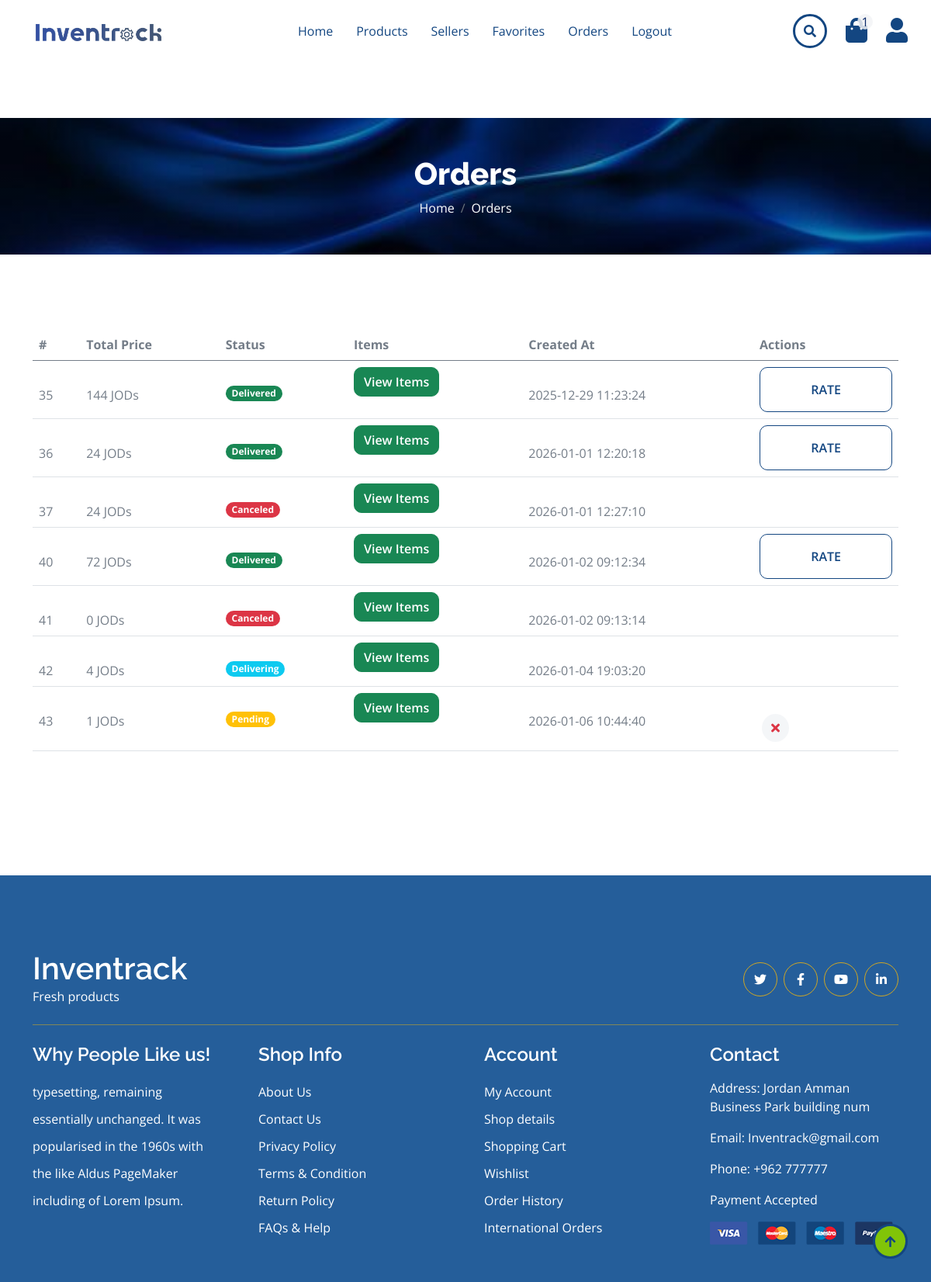
The page /Site/Orders.php (signed in) on the database its author committed.
### tables this page shows
CREATE TABLE `orders` (
  `id` int(11) NOT NULL,
  `buyer_id` int(11) NOT NULL,
  `status_id` int(11) NOT NULL DEFAULT 1,
  `total_price` double NOT NULL,
  `created_at` timestamp NOT NULL DEFAULT current_timestamp()
);

CREATE TABLE `statuses` (
  `id` int(11) NOT NULL,
  `name` varchar(191) NOT NULL
);

### Site/Orders.php (the view, shortened to what this page needs)
<?php
    include "../Connect.php";
    $B_ID = $_SESSION['B_ID'];
    if ($B_ID) {
        $sql211 = mysqli_query($con, "SELECT COUNT(id) AS cart_count FROM carts WHERE buyer_id = '$B_ID'");
        $row211 = mysqli_fetch_array($sql211);
        $cart_count = $row211['cart_count'];
    }
?>
<!DOCTYPE html>
<html lang="en">
    <head>
        <link rel="stylesheet" href="https://use.fontawesome.com/releases/v5.15.4/css/all.css"/>
        <link href="https://cdn.jsdelivr.net/npm/bootstrap-icons@1.4.1/font/bootstrap-icons.css" rel="stylesheet">
        <link href="lib/lightbox/css/lightbox.min.css" rel="stylesheet">
        <link href="lib/owlcarousel/assets/owl.carousel.min.css" rel="stylesheet">
        <link href="css/bootstrap.min.css" rel="stylesheet">
        <link href="css/style.css" rel="stylesheet">
    </head>
    <body>
        <div class="container-fluid fixed-top">
            <div class="container px-0">
            <nav class="navbar navbar-light bg-white navbar-expand-xl">
            <a href="index.php" class="navbar-brand d-flex align-items-center">
    <img src="../assets/img/Logo.png" class="logo-inventrack" alt="Inventrack">
</a>
                    <div class="collapse navbar-collapse bg-white" id="navbarCollapse">
                        <div class="navbar-nav mx-auto">
                            <a href="index.php" class="nav-item nav-link ">Home</a>
                            <a href="Products.php" class="nav-item nav-link">Products</a>
                            <a href="Sellers.php" class="nav-item nav-link">Sellers</a>
                            <?php if ($B_ID) {?>
                                <a href="Favorites.php" class="nav-item nav-link">Favorites</a>
                                <?php }?>
                            <?php if ($B_ID) {?>
                                <a href="Orders.php" class="nav-item nav-link active">Orders</a>
                            <?php }?>
<?php if (! $B_ID) {?>
                            <a href="../Login.php" class="nav-item nav-link">Login</a>
                            <?php } else {?>
                                <a href="./Logout.php" class="nav-item nav-link">Logout</a>
                            <?php }?>
                        </div>
                        <?php if ($B_ID) {?>
<div class="d-flex m-3 me-0">
    <button class="btn-search btn border border-secondary btn-md-square rounded-circle bg-white me-4" data-bs-toggle="modal" data-bs-target="#searchModal"><i class="fas fa-search text-primary"></i></button>
    <a href="./Cart.php" class="position-relative me-4 my-auto">
        <i class="fa fa-shopping-bag fa-2x"></i>
        <span class="position-absolute bg-secondary rounded-circle d-flex align-items-center justify-content-center text-dark px-1" style="top: -5px; left: 15px; height: 20px; min-width: 20px;"><?php echo $cart_count ?></span>
    </a>
    <a href="./Profile.php" class="my-auto">
        <i class="fas fa-user fa-2x"></i>
    </a>
</div>
<?php }?>
                    </div>
                </nav>
            </div>
        </div>
        <div class="container-fluid page-header py-5">
            <h1 class="text-center text-white display-6">Orders</h1>
            <ol class="breadcrumb justify-content-center mb-0">
                <li class="breadcrumb-item"><a href="./index.php" style="color: #fff !important;">Home</a></li>
                <li class="breadcrumb-item active text-white" style="color: #fff !important;">Orders</li>
            </ol>
        </div>
        <div class="container-fluid py-5">
            <div class="container py-5">
                <div class="table-responsive">
                    <table class="table">
                        <thead>
                          <tr>
                            <th scope="col">#</th>
                            <th scope="col">Total Price</th>
                            <th scope="col">Status</th>
                            <th scope="col">Items</th>
                            <th scope="col">Created At</th>
                            <th scope="col">Actions</th>
                          </tr>
                        </thead>
                        <tbody>
                        <?php
                            $sql11 = mysqli_query($con, "SELECT * from orders WHERE buyer_id = '$B_ID'");
                            while ($row11 = mysqli_fetch_array($sql11)) {
                                $order_id    = $row11['id'];
                                $status_id   = $row11['status_id'];
                                $total_price = $row11['total_price'];
                                $created_at  = $row11['created_at'];
                                $sql22 = mysqli_query($con, "SELECT name AS status_name from statuses WHERE id = '$status_id'");
                                $row22 = mysqli_fetch_array($sql22);
                                $status_name = $row22['status_name'];
                            ?>
                            <tr>
                                <td>
                                    <p class="mb-0 mt-4"><?php echo $order_id ?></p>
                                </td>
                                <td>
                                    <p class="mb-0 mt-4"><?php echo $total_price ?> JODs</p>
                                </td>
                                <td>
  <?php
    $badgeClass = 'secondary';
    if ($status_id == 1) {
        $badgeClass = 'warning';
    } elseif ($status_id == 2) {
        $badgeClass = 'info';
    } elseif ($status_id == 3) {
        $badgeClass = 'success';
    } elseif ($status_id == 4) {
        $badgeClass = 'danger';
    }
  ?>
  <span class="badge bg-<?php echo $badgeClass ?> mt-4">
    <?php echo $status_name ?>
  </span>
</td>
                                <td>
                                <button onclick="onClick(event)" data-bs-toggle="modal" data-bs-target="#verticalycentered" class="btn btn-success" id="btn-<?php echo $order_id ?>">View Items</button>
                                </td>
                                <td>
                                    <p class="mb-0 mt-4"><?php echo $created_at ?></p>
                                </td>
                                <td>
                                <?php if ($status_id == 1) {?>
                                    <a href="./CancelOrder.php?order_id=<?php echo $order_id ?>" class="btn btn-md rounded-circle bg-light border mt-4 delete-btn" >
                                        <i class="fa fa-times text-danger"></i>
                                    </a>
                                 <?php } else if ($status_id == 3) { ?>
    <a href="./Rate-Form.php?order_id=<?php echo $order_id; ?>" class="btn border-secondary py-3 px-4 text-uppercase w-100 text-primary">
        Rate
    </a>
<?php } ?>
                                </td>
                            </tr>
<?php
    }
?>
                        </tbody>
                    </table>
                </div>
            </div>
        </div>
            <?php require './Footer.php'?>
        <a href="#" class="btn btn-primary border-3 border-primary rounded-circle back-to-top"><i class="fa fa-arrow-up"></i></a>
    </body>
</html>

### Site/css/style.css (style rules this page uses)
.back-to-top { position: fixed; right: 30px; bottom: 30px; display: flex; width: 45px; height: 45px; align-items: center; justify-content: center; transition: 0.5s; z-index: 99; }
a { color: #134681 !important; }
.nav-link { color: #134681 !important; }
.btn { font-weight: 600; transition: 0.5s; }
.btn-md-square { width: 44px; height: 44px; }
.btn-square, .btn-sm-square, .btn-md-square, .btn-lg-square { padding: 0; display: flex; align-items: center; justify-content: center; font-weight: normal; }
.btn.border-secondary { transition: 0.5s; }
.btn-search { border-color: #19436fa5 !important; }
.btn-search i { color: #134681 !important; }
.fixed-top { transition: 0.5s; background: var(--bs-white); border: 0; }
.navbar .navbar-nav .nav-link { padding: 10px 15px; font-size: 16px; transition: 0.5s; }
.logo-inventrack { height: 90px; width: auto; object-fit: contain; margin-top: 15px; }
.navbar-brand { padding-top: 5px; padding-bottom: 5px; }
.navbar { height: 80px; display: flex; align-items: center; border-bottom: 1px solid rgba(255, 255, 255, 0.1); }
.navbar .navbar-nav .nav-link:hover, .navbar .navbar-nav .nav-link.active, .fixed-top.bg-white .navbar .navbar-nav .nav-link:hover, .fixed-top.bg-white .navbar .navbar-nav .nav-link.active { color: var(--bs-primary); }
.page-header { position: relative; background: linear-gradient( rgba(0, 0, 0, 0.3), rgba(0, 0, 0, 0.3) ), url(../img/head2.jpg); background-position: center center; background-repeat: no-repeat; background-size: cover; }
@media (min-width: 992px) { .hero-header, .page-header { margin-top: 152px !important; } }
a[href="./Cart.php"] .rounded-circle { background-color: #f2f3f5d6 !important; color: rgb(8, 39, 103) !important; }
:root { --bs-primary: #134681; --bs-secondary:#255e9acc; }
.bg-secondary { background-color: var(--bs-secondary) !important; }
.text-primary { color: #134681; }
:root { --bs-primary: #134681; --bs-secondary: #255e9a; }
.text-primary { color: var(--bs-primary) !important; }
.border-primary, .border-secondary, .btn.border-primary, .btn.border-secondary { border-color: var(--bs-primary) !important; }
.btn.border-secondary { border-color: var(--bs-primary) !important; color: var(--bs-primary) !important; }
.btn.border-secondary i { color: var(--bs-primary) !important; }

### rows shown on the page
orders: id "35", total_price "144", status.name "Delivered", created_at "2025-12-29 11:23:24"
orders: id "36", total_price "24", status.name "Delivered", created_at "2026-01-01 12:20:18"
orders: id "37", total_price "24", status.name "Canceled", created_at "2026-01-01 12:27:10"
orders: id "40", total_price "72", status.name "Delivered", created_at "2026-01-02 09:12:34"
orders: id "41", total_price "0", status.name "Canceled", created_at "2026-01-02 09:13:14"
orders: id "42", total_price "4", status.name "Delivering", created_at "2026-01-04 19:03:20"
orders: id "43", total_price "1", status.name "Pending", created_at "2026-01-06 10:44:40"

### other values the page prints
$cart_count "1"
